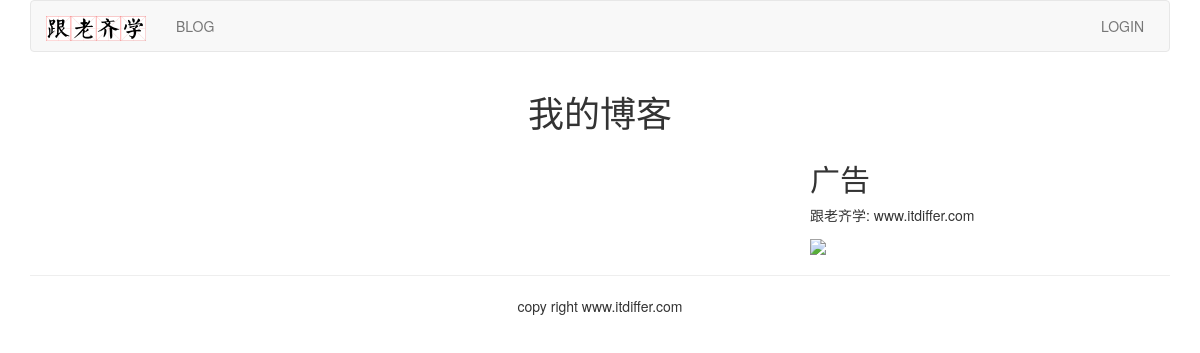
Before: /blog/ with the older database file.
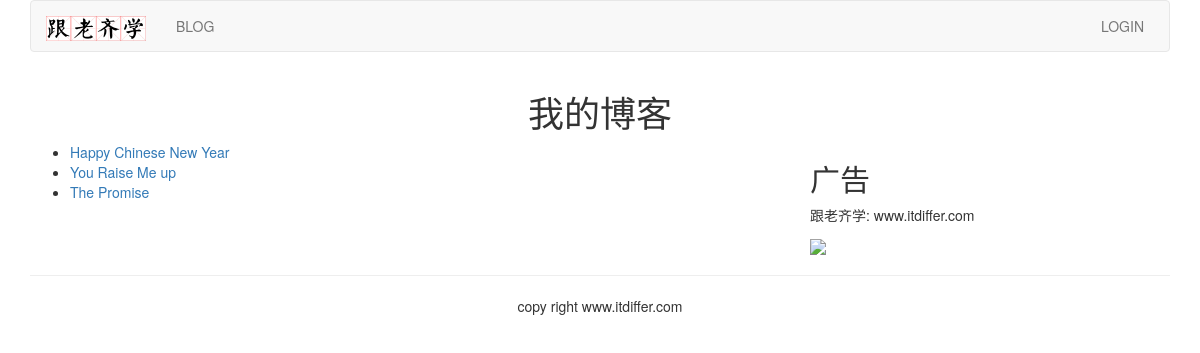
After: the same page with the newer database file.
### blog/models.py (models this page shows, shortened)
class BlogArticles(models.Model):
	title = models.CharField(max_length=300)
	author = models.ForeignKey(User, on_delete=models.CASCADE, related_name="blog_posts")
	body = models.TextField()
	publish = models.DateTimeField(default=timezone.now)
	class Meta:
		ordering = ("-publish",)

### blog/views.py (the view)
# urls.py: path("", views.blog_title, name='blog_title'),
def blog_title(request):
	blogs = BlogArticles.objects.all()
	return render(request, "blog/titles.html", {"blogs":blogs})

### templates/blog/titles.html (shortened to what this page needs)
{% extends "base.html" %}
{% block content %}
<div class="row text-center vertical-middle-sm">
	<h1>我的博客</h1>
</div>
<div class="row">
	<div class="col-xs-12 col-md-8">
	<ul>
	{% for blog in blogs %}
		<li><a href="{{ blog.id }}">{{ blog.title }}</a></li>
	{% endfor %}
	</ul>
	</div>
	<div class="col-xs-6 col-md-4">
	<h2>广告</h2>
	<p>跟老齐学: www.itdiffer.com</p>
	<img width="200px" src="http://www.mrwallpapaer.com/wallpapers/Fluffy-Cat.jpg">
	</div>
</div>
{% endblock %}

### templates/base.html (shortened to what this page needs)
{% load staticfiles %}
<!DOCTYPE html>
<html lang="zh-cn">
	<head>
		<link rel="stylesheet" href="{% static 'css/bootstrap.css' %}">
	</head>
	<body>
		{% include "header.html" %}
		<div class="container">
			{% block content %}{% endblock %}
		</div>
		{% include "footer.html" %}
	</body>
</html>

### templates/header.html
{% load staticfiles %}
<div class="container">
	<nav class="navbar navbar-default" role="navigation">
		<div class="navbar-header">
			<a class="navbar-brand" href="http://www.itdiffer.com"><img src="{% static '/images/logo.png' %}" width="100px"></a>
		</div>
		<div>
			<ul class="nav navbar-nav" role="navigation">
				<li><a href="{% url 'blog:blog_title' %}">BLOG</a></li>
			</ul>
			<ul class="nav navbar-nav navbar-right" style="margin-right: 10px">
				{% if user.is_authenticated %}
				<li><a href="#">{{ user.username }}</a></li>
				<li><a href="{% url 'account:user_logout' %}">Logout</a></li>
				{% else %}
				<li><a href="{% url 'account:user_login' %}">LOGIN</a></li>
				{% endif %}
			</ul>
		</div>
	</nav>
</div>

### templates/footer.html
<div class="container">
	<hr>
	<p class="text-center">copy right www.itdiffer.com</p>
</div>

Changed rows visible on the page:
added BlogArticles: title "Happy Chinese New Year"
added BlogArticles: title "You Raise Me up"
added BlogArticles: title "The Promise"
